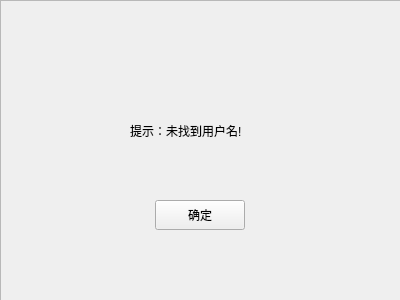
<?xml version="1.0" encoding="UTF-8"?>
<ui version="4.0">
 <class>Warning_noAccountForm</class>
 <widget class="QWidget" name="Warning_noAccountForm">
  <property name="geometry">
   <rect>
    <x>0</x>
    <y>0</y>
    <width>400</width>
    <height>300</height>
   </rect>
  </property>
  <property name="minimumSize">
   <size>
    <width>400</width>
    <height>300</height>
   </size>
  </property>
  <property name="maximumSize">
   <size>
    <width>400</width>
    <height>300</height>
   </size>
  </property>
  <property name="windowTitle">
   <string>警告</string>
  </property>
  <widget class="QFrame" name="frame">
   <property name="geometry">
    <rect>
     <x>0</x>
     <y>0</y>
     <width>401</width>
     <height>301</height>
    </rect>
   </property>
   <property name="styleSheet">
    <string notr="true">#frame{
background-image: url(:/info.png);
}</string>
   </property>
   <property name="frameShape">
    <enum>QFrame::StyledPanel</enum>
   </property>
   <property name="frameShadow">
    <enum>QFrame::Raised</enum>
   </property>
   <widget class="QPushButton" name="pushButton">
    <property name="geometry">
     <rect>
      <x>155</x>
      <y>200</y>
      <width>90</width>
      <height>30</height>
     </rect>
    </property>
    <property name="styleSheet">
     <string notr="true">font: 10pt &quot;等线&quot;;</string>
    </property>
    <property name="text">
     <string>确定</string>
    </property>
   </widget>
   <widget class="QLabel" name="label">
    <property name="geometry">
     <rect>
      <x>130</x>
      <y>110</y>
      <width>201</width>
      <height>41</height>
     </rect>
    </property>
    <property name="styleSheet">
     <string notr="true">font: 75 12pt &quot;等线&quot;;</string>
    </property>
    <property name="text">
     <string>提示：未找到用户名!</string>
    </property>
   </widget>
  </widget>
 </widget>
 <resources/>
 <connections/>
</ui>
